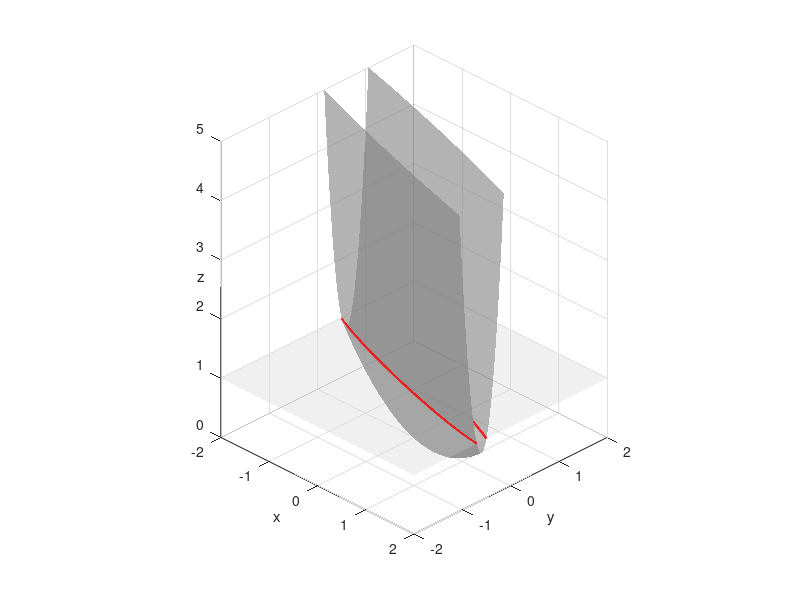
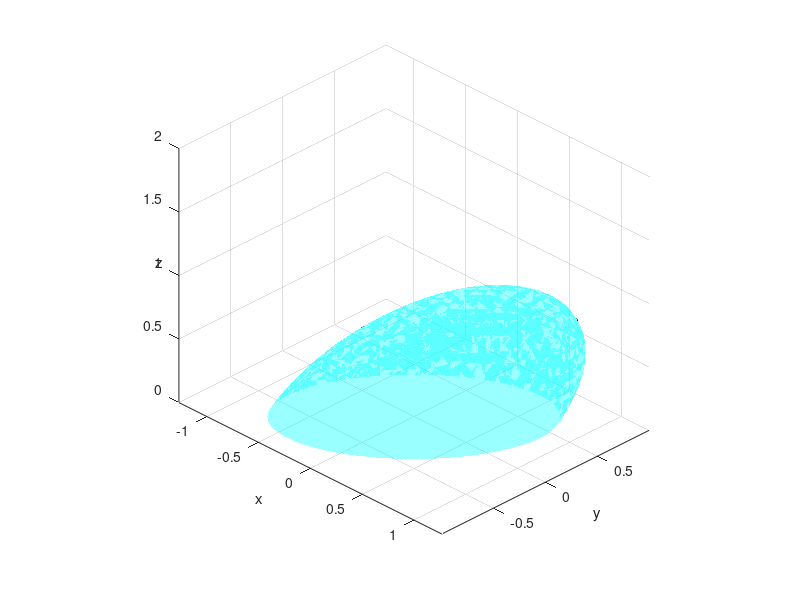

MATLAB code for these plots, in order:
clear; clc; close all;

%% Ellipse

A = [2, 6; 6, 20];

[x, y] = meshgrid(linspace(-2,2,200));
z = 2*x.^2 + 12*x.*y + 20*y.^2;

figure; hold on; axis equal; grid on

hSurf = surf(x, y, z, 'FaceColor',[0.5 0.5 0.5], 'EdgeColor','none', 'FaceAlpha',0.6);

[xp, yp] = meshgrid(linspace(-2,2,20));
surf(xp, yp, ones(size(xp)), 'FaceColor',[0.8 0.8 0.8], 'FaceAlpha',0.3, 'EdgeColor','none');

contour3(x, y, z, [1 1], 'LineWidth',2, 'LineColor','r');

xlabel('x'); ylabel('y'); zlabel('z');
view(45,30); camup([0 0 1]);
zlim([0,5])

%% Ellipsoid

A1 = [2, -1, 0; -1, 2, -1; 0, -1, 2];
[X1, Y1, Z1] = meshgrid(linspace(-2,2,60));
F1 = 2*X1.^2 - 2*X1.*Y1 + 2*Y1.^2 - 2*Y1.*Z1 + 2*Z1.^2;

figure; hold on; axis equal; grid on

p1 = patch(isosurface(X1, Y1, Z1, F1, 1));
isonormals(X1, Y1, Z1, F1, p1);
set(p1, 'FaceColor','cyan', 'EdgeColor','none', 'FaceAlpha',0.4);

[V1, D1] = eig(A1);
L1 = 1./sqrt(diag(D1));
for i = 1:3
    dir = V1(:,i);
    plot3([-L1(i)*dir(1), L1(i)*dir(1)], ...
          [-L1(i)*dir(2), L1(i)*dir(2)], ...
          [-L1(i)*dir(3), L1(i)*dir(3)], ...
          'k-', 'LineWidth', 2);
end

xlabel('x'); ylabel('y'); zlabel('z');
view(45,30); camup([0 0 1]); zlim([0,2]);